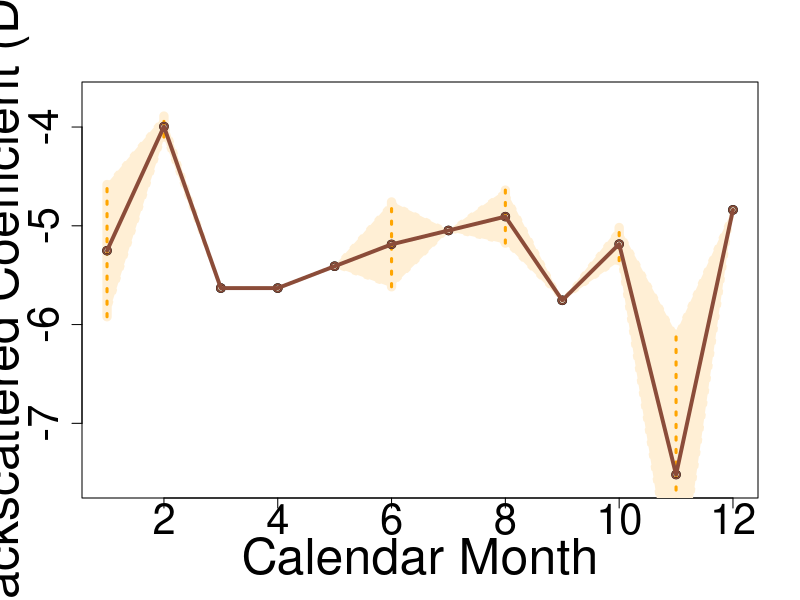

Write R code to recreate this figure.
png(filename="/home/milto/Documents/ASTARTE/Scripts/WP6/RGraphs/AveNovStart_ERS-1.png", width = 1600, height = 800)

## ENVISAT
minL=-2.5
maxL=-0.5

dates<-c(20021116,20021205,20030510,20030703,20030927,20031120,20031206,20040129,20040214,20040304,20040408,20040513,20040529,20040617,20040703,20040722,20040807,20040826,20040911,20041016,20041104,20041225,20050113,20050129,20050217,20050409,20050514,20050602,20050723,20050811,20050827,20051105,20051124,20051229,20060218,20060325,20060413,20060603,20060622,20060708,20060727,20060828,20060831,20061005,20061230,20070222,20070329,20070414,20071129,20090103,20090207,20090226,20090924,20091114,20091219,20100227,20100318,20100805,20101014)
data<-c(0.651659,0.911303,0.642901,0.780269,0.580817,0.733929,0.663401,1.020105,0.535605,0.751577,0.671822,0.69837,0.586395,0.720005,0.50094,0.741198,0.567727,0.712736,0.577698,0.594638,0.696173,0.752688,0.73876,0.703019,0.795026,0.604841,0.594866,0.728434,0.637707,0.736362,0.596536,0.875026,0.916807,0.786467,0.624662,0.57995,0.711223,0.529332,0.729231,0.706601,0.720543,0.591208,0.708903,0.696958,0.622771,0.865921,0.779923,0.58135,0.752912,0.681987,0.542557,0.946856,0.716701,0.616196,0.704111,0.616485,0.60639,0.676605,0.677109)


## ENVISAT meteoCleaned
dates<-c(200211,200212,200305,200307,200309,200311,200312,200401,200403,200404,200405,200406,200407,200408,200409,200410,200411,200412,200501,200502,200504,200505,200507,200508,200511,200512,200602,200603,200604,200606,200607,200608,200610,200612,200702,200703,200711,200902,200909,201003,201008)
data<-c(0.651659,0.911303,0.642901,0.780269,0.580817,0.733929,0.663401,1.020105,0.751577,0.671822,0.642382,0.720005,0.621069,0.640232,0.577698,0.594638,0.696173,0.752688,0.72089,0.795026,0.604841,0.594866,0.637707,0.666449,0.916807,0.786467,0.624662,0.57995,0.711223,0.629282,0.720543,0.650056,0.696958,0.622771,0.865921,0.779923,0.752912,0.542557,0.716701,0.60639,0.676605)

## ENVISAT 2003-2006
#dates<-c(20030510,20030703,20030927,20031120,20031206,20040129,20040214,20040304,20040408,20040513,20040529,20040617,20040703,20040722,20040807,20040826,20040911,20041016,20041104,20041225,20050113,20050129,20050217,20050409,20050514,20050602,20050723,20050811,20050827,20051105,20051124,20051229,20060218,20060325,20060413,20060603,20060622,20060708,20060727,20060828,20060831,20061005,20061230)
#data<-c(0.642901,0.780269,0.580817,0.733929,0.663401,1.020105,0.535605,0.751577,0.671822,0.69837,0.586395,0.720005,0.50094,0.741198,0.567727,0.712736,0.577698,0.594638,0.696173,0.752688,0.73876,0.703019,0.795026,0.604841,0.594866,0.728434,0.637707,0.736362,0.596536,0.875026,0.916807,0.786467,0.624662,0.57995,0.711223,0.529332,0.729231,0.706601,0.720543,0.591208,0.708903,0.696958,0.622771)

## ENVISAT 2003-2006 meteo cleaned
#dates<-c(200305,200307,200309,200311,200312,200401,200403,200404,200405,200406,200407,200408,200409,200410,200411,200412,200501,200502,200504,200505,200507,200508,200511,200512,200602,200603,200604,200606,200607,200608,200610,200612)
#data<-c(0.642901,0.780269,0.580817,0.733929,0.663401,1.020105,0.751577,0.671822,0.642382,0.720005,0.621069,0.640232,0.577698,0.594638,0.696173,0.752688,0.72089,0.795026,0.604841,0.594866,0.637707,0.666449,0.916807,0.786467,0.624662,0.57995,0.711223,0.629282,0.720543,0.650056,0.696958,0.622771)


## ERS-1 
minL=-7.6
maxL=-3.7
dates<-c(19920601,19920617,19920826,19920930,19921104,19921123,19921209,19921228,19930428,19930707,19930830,19930915,19931108,19931124,19940421,19940617,19941006,19991126,20000223,20000223)
data<-c(0.285137,0.365033,0.286905,0.11142,0.317729,0.439875,0.41258,0.385018,0.26333,0.265798,0.320048,0.281359,0.311364,0.292342,0.348289,0.323997,0.328216,0.186056,0.273485,0.273485)


## ERS-1 cleaned
#data<-c(0.285137,0.11142,0.317729,0.385018,0.26333,0.265798,0.320048,0.281359,0.301853,0.348289,0.323997,0.328216,0.186056,0.273485)
#dates<-c(199206,199209,199211,199212,199304,199307,199308,199309,199311,199404,199406,199410,199911,200002)


## ERS-1 cleaned manually 

#dates<-c(19920601,19920826,19920930,19921104,19921228,19930428,19930707,19930830,19930915,19931108,19931124,19940421,19940617,19941006,19991126,20000223,20000223)
#data<-c(0.285137,0.286905,0.11142,0.317729,0.385018,0.26333,0.265798,0.320048,0.281359,0.311364,0.292342,0.348289,0.323997,0.328216,0.186056,0.273485,0.273485)

## ERS-2 
#minL=-5.8
#maxL=-3
#dates<-c(19950527,19950720,19950805,19950824,19950909,19950928,19951014,19960511,19970515,19970828,19971002,19980813,19980917,19981022,19981231,19990220,19990311,19990327,19990415,19990501,19990520,19990605,19991007,19991127,19991216,20000120,20000311,20000330,20000504,20000520,20000608,20000624,20000713,20000729,20000817,20000921,20001007,20001026,20001111,20001130,20001216,20010104,20010224,20010419,20010505,20010628,20010802,20010818,20011027,20011115,20011201,20011220,20020105,20020404,20020509,20020803,20020822,20021031,20030703,20031225,20040129,20040513,20040826,20041209,20050113,20050217,20050602,20060622,20060727,20061005,20061109,20061214,20070712,20070816,20071025,20080626,20080731,20081218,20090507,20090611,20090801,20090924,20091219,20100123,20100211,20100227,20100318,20100403,20100422,20100701,20100805,20100909,20101014,20110108,20110127)
#data<-c(0.533232,0.316511,0.254534,0.337316,0.230636,0.317055,0.289203,0.24534,0.370998,0.306919,0.287726,0.335314,0.342924,0.327947,0.475443,0.38059,0.350316,0.274043,0.350821,0.282533,0.344775,0.29085,0.346056,0.267836,0.419943,0.499169,0.287206,0.363168,0.373605,0.256309,0.355973,0.26975,0.355111,0.297951,0.373855,0.35017,0.27947,0.353215,0.279746,0.468076,0.388441,0.456752,0.135373,0.336374,0.28576,0.186197,0.383768,0.306207,0.330912,0.36634,0.164971,0.432231,0.170715,0.457439,0.360732,0.112391,0.360271,0.404924,0.373946,0.496963,0.518345,0.34579,0.385327,0.444628,0.347369,0.424277,0.345122,0.38357,0.390295,0.359656,0.483186,0.402345,0.364212,0.321087,0.307771,0.402988,0.410372,0.337912,0.431102,0.346365,0.301965,0.389873,0.373403,0.369091,0.490687,0.158379,0.323533,0.333468,0.395885,0.381151,0.326173,0.354096,0.372421,0.134908,0.413377)

## ERS-2 cleaned
#dates<-c(199505,199507,199508,199509,199510,199605,199705,199708,199710,199808,199809,199810,199812,199903,199904,199905,199906,199910,199911,200003,200005,200006,200007,200008,200009,200010,200011,200012,200101,200104,200105,200106,200108,200111,200205,200208,200210,200307,200312,200401,200405,200408,200412,200501,200502,200606,200607,200610,200611,200612,200707,200708,200710,200806,200807,200812,200906,200908,200909,201002,201003,201004,201007,201008,201009,201010)
#data<-c(0.533232,0.316511,0.295925,0.273845,0.289203,0.24534,0.370998,0.306919,0.287726,0.335314,0.342924,0.327947,0.475443,0.31218,0.350821,0.313654,0.29085,0.346056,0.267836,0.325187,0.314957,0.312862,0.326531,0.373855,0.35017,0.27947,0.279746,0.388441,0.456752,0.336374,0.28576,0.186197,0.344987,0.36634,0.360732,0.236331,0.404924,0.373946,0.496963,0.518345,0.34579,0.385327,0.444628,0.347369,0.424277,0.38357,0.390295,0.359656,0.483186,0.402345,0.364212,0.321087,0.307771,0.402988,0.410372,0.337912,0.346365,0.301965,0.389873,0.490687,0.323533,0.333468,0.381151,0.326173,0.354096,0.372421)

## ERS-2 cleaned manually
#dates<-c(19950527,19950720,19950805,19950824,19950909,19950928,19951014,19960511,19970515,19970828,19971002,19980813,19980917,19981022,19981231,19990311,19990327,19990415,19990501,19990520,19990605,19991007,19991127,20000311,20000330,20000504,20000520,20000608,20000624,20000713,20000729,20000817,20000921,20001007,20001111,20001216,20010104,20010208,20010419,20010505,20010628,20010802,20010818,20011027,20011115,20020105,20020404,20020509,20020803,20020822,20021031,20030703,20031225,20040129,20040513,20040826,20041209,20050113,20050217,20060622,20060727,20061005,20061109,20061214,20070712,20070816,20071025,20080626,20080731,20081218,20090611,20090801,20090924,20091219,20100211,20100318,20100403,20100701,20100805,20100909,20101014,20110127)
#data<-c(0.533232,0.316511,0.254534,0.337316,0.230636,0.317055,0.289203,0.24534,0.370998,0.306919,0.287726,0.335314,0.342924,0.327947,0.475443,0.350316,0.274043,0.350821,0.282533,0.344775,0.29085,0.346056,0.267836,0.287206,0.363168,0.373605,0.256309,0.355973,0.26975,0.355111,0.297951,0.373855,0.35017,0.27947,0.279746,0.388441,0.456752,0,0.336374,0.28576,0.186197,0.383768,0.306207,0.330912,0.36634,0.170715,0.457439,0.360732,0.112391,0.360271,0.404924,0.373946,0.496963,0.518345,0.34579,0.385327,0.444628,0.347369,0.424277,0.38357,0.390295,0.359656,0.483186,0.402345,0.364212,0.321087,0.307771,0.402988,0.410372,0.337912,0.346365,0.301965,0.389873,0.373403,0.490687,0.323533,0.333468,0.381151,0.326173,0.354096,0.372421,0.413377)


## Sentinel-1
#minL=-5.3
#maxL=-3.8
#dates<-c(20141005,20141017,20141029,20141110,20141122,20141204,20141216,20141228,20150109,20150121,20150214,20150226,20150310,20150322,20150403,20150415,20150427,20150509,20150521,20150602,20150614,20150626,20150708,20150720,20150813,20150825,20150906,20150918,20150930,20151012,20151024,20151105,20151117,20151129,20151223,20160104,20160116,20160128,20160209,20160221,20160304,20160316,20160328,20160409,20160421,20160503,20160515,20160527,20160608,20160702,20160714,20160726,20160807,20160819,20160831,20160912,20160924,20160930,20161006,20161012,20161018,20161024,20161030,20161105,20161111,20161117,20161123,20161129,20161205,20161211,20161217,20161223,20161229,20170104,20170110,20170116,20170122,20170128,20170203,20170209,20170215,20170221,20170227,20170305,20170311,20170317,20170323,20170329,20170404,20170410,20170416,20170422,20170428,20170504,20170510,20170516,20170522,20170528,20170603,20170609,20170615,20170621,20170627,20170703,20170709,20170715,20170721,20170727,20170802,20170808,20170814,20170820,20170826,20170901,20170907,20170913,20170919,20170925,20171001,20171007,20171013,20171019,20171025,20171031,20171106,20171112,20171118,20171124,20171130,20171206,20171212,20171218,20171224,20171230,20180105,20180111,20180117,20180123,20180129,20180204,20180210,20180216,20180222,20180228,20180306,20180312,20180318,20180324,20180330,20180405,20180411,20180417,20180423,20180429,20180505,20180511,20180517,20180523,20180529,20180604,20180616,20180628,20180710,20180716,20180722,20180728,20180803,20180809,20180815,20180821,20180827,20180902,20180908,20180914,20180920,20180926,20181002,20181008,20181014,20181020,20181026,20181101,20181107,20181113,20181119,20181125,20181201,20181207,20181213,20181219,20181225,20181231,20190106,20190112,20190118,20190124,20190130,20190205,20190211,20190217,20190223,20190301,20190307,20190313,20190319,20190325,20190331,20190406,20190412,20190424,20190430,20190506,20190512,20190518,20190524,20190530,20190605,20190611,20190617,20190623,20190629,20190705,20190711,20190717,20190723,20190729,20190804,20190810,20190816,20190822,20190828,20190903,20190909,20190915,20190921,20190927,20191003,20191009,20191015,20191021,20191027,20191102,20191108,20191114,20191120,20191126,20191202,20191208,20191214,20191220,20191226,20200101,20200107,20200113,20200119,20200125,20200131,20200206,20200212,20200218,20200224,20200301,20200307,20200313,20200319,20200325,20200331,20200406,20200412,20200418,20200424,20200430,20200506,20200512,20200518,20200524,20200530,20200605,20200617,20200623,20200629,20200705,20200711,20200717,20200723,20200729,20200804,20200810,20200816,20200822,20200828,20200903,20200909,20200915,20200921,20200927,20201003,20201009,20201015,20201021,20201027,20201102,20201108,20201114,20201120,20201126,20201202,20201208,20201214,20201220,20201226,20210101)
#data<-c(0.328937,0.378913,0.322498,0.337872,0.389749,0.372772,0.360695,0.431956,0.391996,0.379789,0.391313,0.369,0.351929,0.40328,0.416031,0.398501,0.390453,0.435643,0.432657,0.438494,0.428437,0.445522,0.445716,0.459614,0.443097,0.44198,0.437703,0.427023,0.408097,0.423857,0.534806,0.404629,0.402256,0.243002,0.348823,0.386316,0.377413,0.376056,0.270276,0.332737,0.384733,0.442065,0.37498,0.373719,0.210427,0.360397,0.231291,0.36018,0.388303,0.389134,0.387211,0.390419,0.385142,0.38242,0.352606,0.35242,0.338822,0.368424,0.337374,0.363485,0.346743,0.358206,0.348196,0.336441,0.316571,0.32357,0.331923,0.348879,0.372889,0.368971,0.401216,0.426399,0.461739,0.416171,0.424101,0.408064,0.356917,0.405914,0.351903,0.355944,0.341676,0.336111,0.273648,0.370519,0.425697,0.39745,0.331829,0.339176,0.317948,0.329762,0.311136,0.365175,0.337163,0.36167,0.356223,0.383082,0.334936,0.346269,0.382706,0.382312,0.382775,0.356617,0.40066,0.402431,0.406984,0.402172,0.394534,0.397136,0.408189,0.357691,0.376033,0.363821,0.397902,0.377332,0.374294,0.390426,0.369336,0.361642,0.350205,0.364368,0.336921,0.358639,0.371199,0.400075,0.41207,0.343947,0.341289,0.355481,0.425318,0.365871,0.355822,0.338935,0.431945,0.416151,0.441916,0.37411,0.428439,0.483688,0.367698,0.366229,0.343821,0.347826,0.377699,0.378111,0.368189,0.3266,0.335435,0.336113,0.422435,0.341323,0.350286,0.339596,0.332684,0.355558,0.364589,0.341409,0.361468,0.355171,0.351069,0.365002,0.364388,0.358272,0.370645,0.381003,0.376598,0.369966,0.381953,0.382068,0.384979,0.375016,0.356526,0.372044,0.354799,0.334982,0.362964,0.36101,0.34568,0.351929,0.387619,0.3554,0.405898,0.36022,0.329669,0.329715,0.328939,0.363236,0.412242,0.414619,0.398677,0.441336,0.372972,0.389224,0.448886,0.378051,0.386927,0.384591,0.360768,0.390681,0.36955,0.406281,0.380314,0.368724,0.367302,0.354145,0.334405,0.333634,0.3901,0.371886,0.319488,0.320355,0.352033,0.348776,0.337932,0.340996,0.39166,0.375583,0.377335,0.345754,0.396119,0.355949,0.378651,0.363248,0.397147,0.36055,0.39691,0.370841,0.380142,0.371924,0.375033,0.353575,0.373828,0.340249,0.368233,0.360511,0.351436,0.328141,0.344023,0.332093,0.375367,0.335173,0.359231,0.399625,0.355626,0.340729,0.324938,0.317044,0.354645,0.32121,0.44173,0.349785,0.421019,0.381624,0.429898,0.356877,0.408995,0.349194,0.392987,0.390423,0.380346,0.329868,0.38679,0.371034,0.334358,0.446551,0.335024,0.317405,0.370912,0.316784,0.349974,0.328919,0.331485,0.32796,0.372577,0.331009,0.394622,0.350946,0.347386,0.356306,0.384118,0.369246,0.389111,0.399771,0.389205,0.374817,0.393283,0.392933,0.383582,0.372985,0.389798,0.376238,0.386128,0.390733,0.395778,0.379617,0.366744,0.36421,0.364089,0.374769,0.357356,0.35656,0.37873,0.345031,0.356682,0.359015,0.371001,0.378668,0.372686,0.369229,0.399806,0.353636,0.344803,0.353792)


## Sentinel-1 cleaned 
#data<-c(0.328937,0.378913,0.322498,0.337872,0.372772,0.360695,0.391996,0.379789,0.391313,0.369,0.351929,0.40328,0.416031,0.398501,0.390453,0.435643,0.432657,0.438494,0.428437,0.445522,0.445716,0.459614,0.443097,0.44198,0.437703,0.427023,0.408097,0.423857,0.404629,0.402256,0.348823,0.377413,0.376056,0.270276,0.37498,0.373719,0.210427,0.360397,0.231291,0.36018,0.388303,0.389134,0.387211,0.390419,0.385142,0.38242,0.352606,0.35242,0.338822,0.368424,0.337374,0.363485,0.346743,0.358206,0.348196,0.316571,0.331923,0.372889,0.401216,0.461739,0.416171,0.424101,0.356917,0.355944,0.341676,0.273648,0.370519,0.339176,0.317948,0.356223,0.383082,0.334936,0.346269,0.382312,0.382775,0.356617,0.40066,0.402431,0.406984,0.394534,0.408189,0.357691,0.376033,0.363821,0.377332,0.374294,0.390426,0.369336,0.361642,0.350205,0.364368,0.336921,0.358639,0.371199,0.400075,0.41207,0.343947,0.341289,0.355481,0.425318,0.338935,0.431945,0.416151,0.441916,0.37411,0.428439,0.483688,0.367698,0.366229,0.343821,0.347826,0.377699,0.378111,0.368189,0.3266,0.335435,0.336113,0.422435,0.341323,0.350286,0.339596,0.332684,0.355558,0.364589,0.341409,0.361468,0.355171,0.351069,0.364388,0.358272,0.370645,0.381003,0.376598,0.369966,0.381953,0.382068,0.384979,0.375016,0.372044,0.354799,0.334982,0.362964,0.36101,0.34568,0.351929,0.387619,0.3554,0.405898,0.36022,0.329669,0.329715,0.328939,0.363236,0.414619,0.398677,0.441336,0.372972,0.448886,0.386927,0.360768,0.390681,0.36955,0.406281,0.380314,0.368724,0.367302,0.334405,0.333634,0.3901,0.371886,0.319488,0.320355,0.352033,0.348776,0.340996,0.375583,0.345754,0.396119,0.355949,0.363248,0.36055,0.39691,0.370841,0.380142,0.371924,0.375033,0.353575,0.340249,0.368233,0.360511,0.328141,0.344023,0.332093,0.375367,0.335173,0.359231,0.399625,0.355626,0.340729,0,0.317044,0.354645,0.32121,0.44173,0.349785,0.421019,0.381624,0.429898,0.356877,0.408995,0.349194,0.392987,0.390423,0.380346,0.329868,0.38679,0.371034,0.334358,0.446551,0.335024,0.317405,0.370912,0.316784,0.349974,0.328919,0.331485,0.32796,0.372577,0.331009,0.394622,0.350946,0.347386,0.356306,0.384118,0.369246,0.389111,0.399771,0.389205,0.374817,0.393283,0.392933,0.383582,0.372985,0.389798,0.376238,0.386128,0.390733,0.395778,0.379617,0.366744,0.36421,0.364089,0.374769,0.357356,0.35656,0.37873,0.345031,0.356682,0.371001,0.372686,0.399806,0.344803,0.353792)
#dates<-c(20141005,20141017,20141029,20141110,20141204,20141216,20150109,20150121,20150214,20150226,20150310,20150322,20150403,20150415,20150427,20150509,20150521,20150602,20150614,20150626,20150708,20150720,20150813,20150825,20150906,20150918,20150930,20151012,20151105,20151117,20151223,20160116,20160128,20160209,20160328,20160409,20160421,20160503,20160515,20160527,20160608,20160702,20160714,20160726,20160807,20160819,20160831,20160912,20160924,20160930,20161006,20161012,20161018,20161024,20161030,20161111,20161123,20161205,20161217,20161229,20170104,20170110,20170122,20170209,20170215,20170227,20170305,20170329,20170404,20170510,20170516,20170522,20170528,20170609,20170615,20170621,20170627,20170703,20170709,20170721,20170802,20170808,20170814,20170820,20170901,20170907,20170913,20170919,20170925,20171001,20171007,20171013,20171019,20171025,20171031,20171106,20171112,20171118,20171124,20171130,20171218,20171224,20171230,20180105,20180111,20180117,20180123,20180129,20180204,20180210,20180216,20180222,20180228,20180306,20180312,20180318,20180324,20180330,20180405,20180411,20180417,20180423,20180429,20180505,20180511,20180517,20180523,20180529,20180616,20180628,20180710,20180716,20180722,20180728,20180803,20180809,20180815,20180821,20180902,20180908,20180914,20180920,20180926,20181002,20181008,20181014,20181020,20181026,20181101,20181107,20181113,20181119,20181125,20181207,20181213,20181219,20181225,20190106,20190118,20190130,20190205,20190211,20190217,20190223,20190301,20190307,20190319,20190325,20190331,20190406,20190412,20190424,20190430,20190506,20190518,20190530,20190611,20190617,20190623,20190705,20190717,20190723,20190729,20190804,20190810,20190816,20190822,20190903,20190909,20190915,20190927,20191003,20191009,20191015,20191021,20191027,20191102,20191108,20191114,20191120,20191126,20191202,20191208,20191214,20191220,20191226,20200101,20200107,20200113,20200119,20200125,20200131,20200206,20200212,20200218,20200224,20200301,20200307,20200313,20200319,20200325,20200331,20200406,20200412,20200418,20200424,20200430,20200506,20200512,20200518,20200524,20200530,20200605,20200617,20200623,20200629,20200705,20200711,20200717,20200723,20200729,20200804,20200810,20200816,20200822,20200828,20200903,20200909,20200915,20200921,20200927,20201003,20201009,20201015,20201021,20201027,20201102,20201108,20201120,20201202,20201214,20201226,20210101)




data=10*log10(abs(data))
months=substr(dates,5,6)
months=as.numeric(months)

M01=c()
M02=c()
M03=c()
M04=c()
M05=c()
M06=c()
M07=c()
M08=c()
M09=c()
M10=c()
M11=c()
M12=c()

if(length(dates)!=length(data) || length(data)!=length(months))
{
   stop("ERROR imported arrays of data and dates should have the same length")
}

for (i in 1:length(dates))
{
   if ( data[i]< -10000 | data[i]>10000)
   {
      # do nothing
   }
   else if(1==months[i])
   {
      M01=append(M01,data[i])
   }
   else if(2==months[i])
   {
      M02=append(M02,data[i])
   } else if (3==months[i])
   {
      M03=append(M03,data[i])
   } else if(4==months[i])
   {
      M04=append(M04,data[i])
   } else if (5==months[i])
   {
      M05=append(M05,data[i])
   } else if (6==months[i])
   {
      M06=append(M06,data[i])
   } else if (7==months[i])
   {
      M07=append(M07,data[i])
   } else if (8==months[i])
   {
      M08=append(M08,data[i])
   } else if (9==months[i])
   {
      M09=append(M09,data[i])
   } else if (10==months[i])
   {
      M10=append(M10,data[i])
   } else if (11==months[i])
   {
      M11=append(M11,data[i])
   } else if (12==months[i])
   {
      M12=append(M12,data[i])
   }
}

Means<-c(mean(M01),mean(M02),mean(M03),mean(M04),mean(M05),mean(M06),mean(M07),mean(M08),mean(M09),mean(M10),mean(M11),mean(M12))
Means
if(is.na(Means[1]))
{
  Means[1]=Means[2]
}
if(is.na(Means[12]))
{
  Means[12]=Means[11]
}
for (i in 2:11)
{
   if (is.na(Means[i]))
   {
      tmp<-c(Means[i-1],Means[i+1])
      Means[i]= mean(tmp[!is.na(tmp)])
   }
}
Means
Stds<-c(sd(M01),sd(M02),sd(M03),sd(M04),sd(M05),sd(M06),sd(M07),sd(M08),sd(M09),sd(M10),sd(M11),sd(M12))
Stds

Stds[is.na(Stds)] <- 0
if(is.na(Stds[1]))
{
  Stds[1]=Stds[2]
}
if(is.na(Stds[12]))
{
  Stds[12]=Stds[11]
}
for (i in 2:11)
{
   if (is.na(Stds[i]))
   {
      tmp<-c(Stds[i-1],Stds[i+1])
      Stds[i]= mean(tmp[!is.na(tmp)])
   }
}

# move Nov to the start of the timeline
Means<-append(Means[11:12],Means[1:10])
Stds<-append(Stds[11:12],Stds[1:10])

Stds

Stds_L<-Means-Stds/2-0.00001
Stds_H<-Means+Stds/2+0.00001


x<-c("Jan","Feb","Mar","Apr","May","Jun","Jul","Aug","Sep","Oct","Nov","Dec")
x<-c(1,2,3,4,5,6,7,8,9,10,11,12)

plot(x, Means,xlab="Calendar Month", ylab="Backscattered Coefficient (DB)", ylim=c(minL,maxL), lwd=2,cex.lab=3,cex.axis=2.5)


# Draw polygon and segments of std deviation trend
polygon(c(x,rev(x)),c(Stds_L,rev(Stds_H)),col="floralwhite",border="papayawhip", lwd=3, type="l",lty=3)
polygon(c(x,rev(x)),c(Stds_L,rev(Stds_H)),col="papayawhip",border="papayawhip")
segments(x, Stds_L, x, Stds_H, col="papayawhip", lwd=9)
segments(x, Stds_L, x, Stds_H, col="orange", lty=3, lwd=3)


points(x, Means, lwd=2,cex.lab=3,cex.axis=2.5)

lines(x,Means,col="salmon4",lwd = 3.8, type="l",lty=1)
points(x,Means,col="salmon4",lwd = 1.5)



dev.off()







